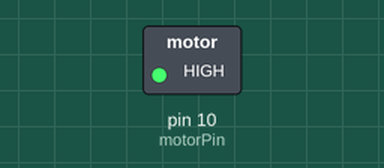
Recording of a sketch running on a simulated Arduino Uno, built with avr-gcc and run on an emulated ATmega328P. On the bench: switched loads named in the sketch (green lamp = pin HIGH).

Above: at 0.1 s.
Timing chart, 0 to 1.6 s (numbered marks = the images above):
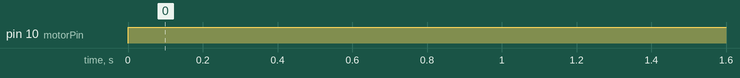

The sketch:

MotorDC1-Arduino.ino
```cpp
int motorPin=10;
void setup() {
  // put your setup code here, to run once:
  pinMode(motorPin,OUTPUT);

}

void loop() {
  // put your main code here, to run repeatedly:


  digitalWrite(motorPin,HIGH);
}
```

Measured:
- by itself, pin 10 (motorPin): LOW → HIGH at 0.00 s
